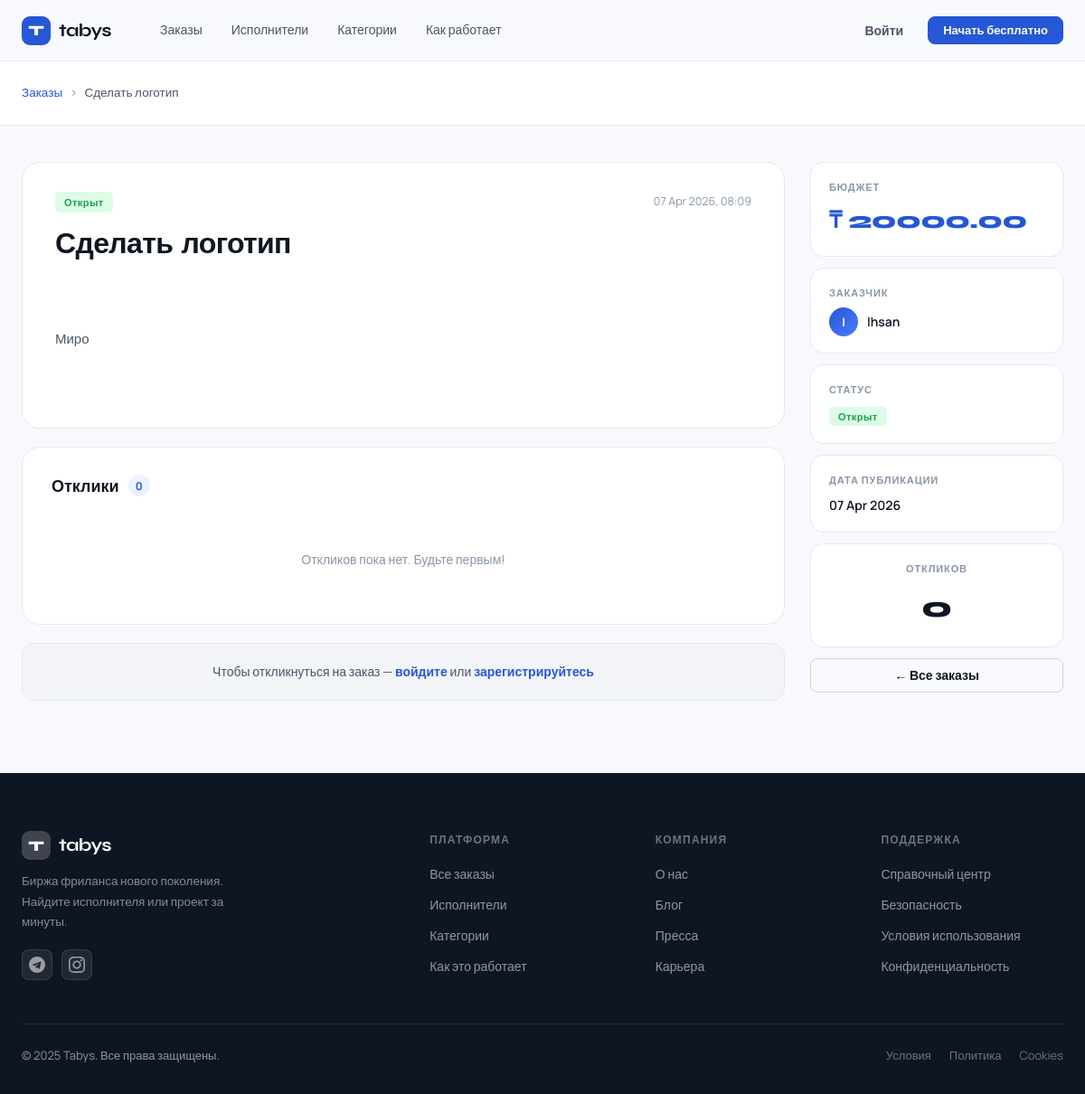
Page /jobs/1/ on the committed database.
### apps/core/models.py (models this page shows, shortened)
class Order(models.Model):
    STATUS_CHOICES = (
        ('open', 'Открыт'),
        ('in_progress', 'В работе'),
        ('closed', 'Закрыт'),
    )
    owner = models.ForeignKey(User, on_delete=models.CASCADE, related_name='orders')
    title = models.CharField(max_length=255)
    description = models.TextField()
    budget = models.DecimalField(max_digits=10, decimal_places=2, null=True, blank=True)
    status = models.CharField(max_length=20, choices=STATUS_CHOICES, default='open')
    created_at = models.DateTimeField(auto_now_add=True)

class User(AbstractUser):
    ROLE_CHOICES = (
        ('customer', 'Заказчик'),
        ('executor', 'Исполнитель'),
    )
    email = models.EmailField(unique=True)
    role = models.CharField(max_length=20, choices=ROLE_CHOICES, default='customer')

### apps/core/views.py (the view)
# urls.py: path('jobs/<int:order_id>/', order_detail_view, name='order_detail'),
def order_detail_view(request, order_id):
    order = get_object_or_404(Order, id=order_id)
    responses = order.responses.select_related('user').order_by('-created_at')
    user_response = None
    can_respond = False
    if request.user.is_authenticated:
        if request.user != order.owner:
            user_response = Response.objects.filter(order=order, user=request.user).first()
            if not user_response:
                can_respond = True
    if request.method == 'POST':
        if not request.user.is_authenticated:
            return redirect('login')
        if request.user == order.owner:
            messages.error(request, 'Вы не можете откликнуться на свой заказ.')
            return redirect('order_detail', order_id=order.id)
        if Response.objects.filter(order=order, user=request.user).exists():
            messages.error(request, 'Вы уже откликались на этот заказ.')
            return redirect('order_detail', order_id=order.id)
        form = ResponseForm(request.POST)
        if form.is_valid():
            response = form.save(commit=False)
            response.order = order
            response.user = request.user
            response.save()
            messages.success(request, 'Отклик отправлен.')
            return redirect('order_detail', order_id=order.id)
    else:
        form = ResponseForm()
    context = {
        'order': order,
        'responses': responses,
        'form': form,
        'user_response': user_response,
        'can_respond': can_respond,
    }
    return render(request, 'order_detail.html', context)

### templates/order_detail.html (shortened to what this page needs)
{% extends "base.html" %}
{% load static %}
{% block content %}
<section class="detail-hero">
  <div class="container">
    <div class="detail-breadcrumb">
      <a href="{% url 'jobs' %}">Заказы</a>
      <span>›</span>
      <span>{{ order.title|truncatechars:40 }}</span>
    </div>
  </div>
</section>
<section class="detail-section">
  <div class="container">
    <div class="detail-layout">
      <div class="detail-main">
        <div class="detail-card">
          <div class="detail-card-header">
            <span class="job-status {% if order.status == 'open' %}job-status--open{% elif order.status == 'in_progress' %}job-status--inprogress{% else %}job-status--closed{% endif %}">
              {{ order.get_status_display }}
            </span>
            <span class="detail-date">{{ order.created_at|date:"d M Y, H:i" }}</span>
          </div>
          <h1 class="detail-title">{{ order.title }}</h1>
          <div class="detail-body">
            <p>{{ order.description }}</p>
          </div>
        </div>
        <div class="responses-block">
          <div class="responses-block-header">
            <h2>Отклики <span class="responses-count-badge">{{ responses|length }}</span></h2>
          </div>
          {% if responses %}
            <div class="responses-list">
              {% for resp in responses %}
              <div class="response-card">
                <div class="response-card-top">
                  <div class="response-avatar">{{ resp.user.username|first|upper }}</div>
                  <div class="response-meta">
                    <p class="response-username">{{ resp.user.username }}</p>
                    <p class="response-date">{{ resp.created_at|date:"d M Y" }}</p>
                  </div>
                  <div class="response-price-badge">₸ {{ resp.price }}</div>
                  <span class="resp-status-badge resp-status-badge--{{ resp.status }}">{{ resp.get_status_display }}</span>
                </div>
                <p class="response-text">{{ resp.text }}</p>
              </div>
              {% endfor %}
            </div>
          {% else %}
            <div class="responses-empty">
              <p>Откликов пока нет. Будьте первым!</p>
            </div>
          {% endif %}
        </div>
        {% if user.is_authenticated %}
          {% if user.username == order.owner.username %}
            <div class="owner-info-block">
              <div class="owner-info-icon">
                <svg width="20" height="20" viewBox="0 0 24 24" fill="none" stroke="currentColor" stroke-width="2"><circle cx="12" cy="12" r="10"/><line x1="12" y1="8" x2="12" y2="12"/><line x1="12" y1="16" x2="12.01" y2="16"/></svg>
              </div>
              <div>
                <p class="owner-info-title">Это ваш заказ</p>
                <p class="owner-info-sub">Вы видите все отклики исполнителей. Выберите подходящего специалиста.</p>
              </div>
            </div>
          {% elif user_response %}
            <div class="already-responded-block">
              <div class="ar-icon">✓</div>
              <div>
                <p class="ar-title">Вы уже отправили отклик</p>
                <p class="ar-sub">Ваш отклик на рассмотрении у заказчика. Ожидайте ответа.</p>
              </div>
              <div class="ar-status">{{ user_response.get_status_display }}</div>
            </div>
          {% elif can_respond %}
            <div class="respond-form-block">
              <h2 class="respond-form-title">Откликнуться на заказ</h2>
              <p class="respond-form-sub">Опишите ваш подход и укажите стоимость — заказчик ознакомится с вашим предложением</p>
              <form method="post" class="respond-form">
                {% csrf_token %}
                <div class="form-fields-custom">
                  {{ form.as_p }}
                </div>
                <button type="submit" class="btn btn-primary btn-lg">Отправить отклик</button>
              </form>
            </div>
          {% endif %}
        {% else %}
          <div class="auth-prompt-block">
            <p>Чтобы откликнуться на заказ — <a href="{% url 'login' %}">войдите</a> или <a href="{% url 'register' %}">зарегистрируйтесь</a></p>
          </div>
        {% endif %}
      </div>
      <aside class="detail-sidebar">
        <div class="sidebar-card">
          <p class="sidebar-card-label">Бюджет</p>
          <p class="sidebar-budget">₸ {{ order.budget }}</p>
        </div>
        <div class="sidebar-card">
          <p class="sidebar-card-label">Заказчик</p>
          <div class="sidebar-owner">
            <span class="sidebar-owner-av">{{ order.owner.username|first|upper }}</span>
            <span class="sidebar-owner-name">{{ order.owner.username }}</span>
          </div>
        </div>
        <div class="sidebar-card">
          <p class="sidebar-card-label">Статус</p>
          <span class="job-status {% if order.status == 'open' %}job-status--open{% elif order.status == 'in_progress' %}job-status--inprogress{% else %}job-status--closed{% endif %}">
            {{ order.get_status_display }}
          </span>
        </div>
        <div class="sidebar-card">
          <p class="sidebar-card-label">Дата публикации</p>
          <p class="sidebar-date-val">{{ order.created_at|date:"d M Y" }}</p>
        </div>
        <div class="sidebar-card sidebar-card--responses">
          <p class="sidebar-card-label">Откликов</p>
          <p class="sidebar-responses-num">{{ responses|length }}</p>
        </div>
        <a href="{% url 'jobs' %}" class="btn btn-outline sidebar-back-btn">← Все заказы</a>
      </aside>
    </div>
  </div>
</section>
{% endblock %}

### static/css/style.css (style rules this page uses)
:root { --c-bg: #F8F9FC; --c-surface: #FFFFFF; --c-surface-2: #F2F4F8; --c-border: #E4E8F0; --c-border-2: #D0D6E2; --c-text: #0F1623; --c-text-2: #4A5568; --c-text-3: #8896A8; --c-text-inv: #FFFFFF; --c-accent: #2557D6; --c-accent-dark: #1A3FA8; --c-accent-soft: #EBF1FF; --c-accent-mid: #4A7DFF; --c-success: #16A34A; --c-success-bg: #DCFCE7; --c-warn: #D97706; --c-warn-bg: #FEF3C7; --c-danger: #DC2626; --c-danger-bg: #FEE2E2; --radius-sm: 8px; --radius-md: 14px; --radius-lg: 20px; --radius-xl: 28px; --radius-2xl: 40px; --shadow-xs: 0 1px 3px rgba(15,22,35,.06); --shadow-sm: 0 2px 8px rgba(15,22,35,.08); --shadow-md: 0 4px 20px rgba(15,22,35,.10); --shadow-lg: 0 8px 40px rgba(15,22,35,.12); --shadow-xl: 0 20px 60px rgba(15,22,35,.14); --font-display: 'Syne', sans-serif; --font-body: 'Manrope', sans-serif; --header-h: 68px; --container: 1200px; --gutter: 24px; }
*, *::before, *::after { box-sizing: border-box; margin: 0; padding: 0; }
html { scroll-behavior: smooth; -webkit-font-smoothing: antialiased; }
body { font-family: var(--font-body); background: var(--c-bg); color: var(--c-text); font-size: 15px; line-height: 1.6; overflow-x: hidden; }
a { text-decoration: none; color: inherit; }
.container { max-width: var(--container); margin: 0 auto; padding: 0 var(--gutter); }
.btn { display: inline-flex; align-items: center; gap: 8px; padding: 11px 22px; border-radius: var(--radius-sm); font-family: var(--font-body); font-size: 14px; font-weight: 600; line-height: 1; transition: all .18s ease; white-space: nowrap; }
.btn-outline { background: transparent; color: var(--c-text); border: 1.5px solid var(--c-border-2); }
.job-status { font-size: 11px; font-weight: 700; padding: 3px 10px; border-radius: 5px; letter-spacing: .04em; }
.job-status--open { background: var(--c-success-bg); color: var(--c-success); }

### rows in the picture
Order: title "Сделать логотип", status "Открыт", created_at "07 Apr 2026, 08:09", description "Миро", budget "20000.00", owner.username|first "I", owner.username "Ihsan", created_at "07 Apr 2026"

### other values in the picture
{{ responses|length }} "0"
